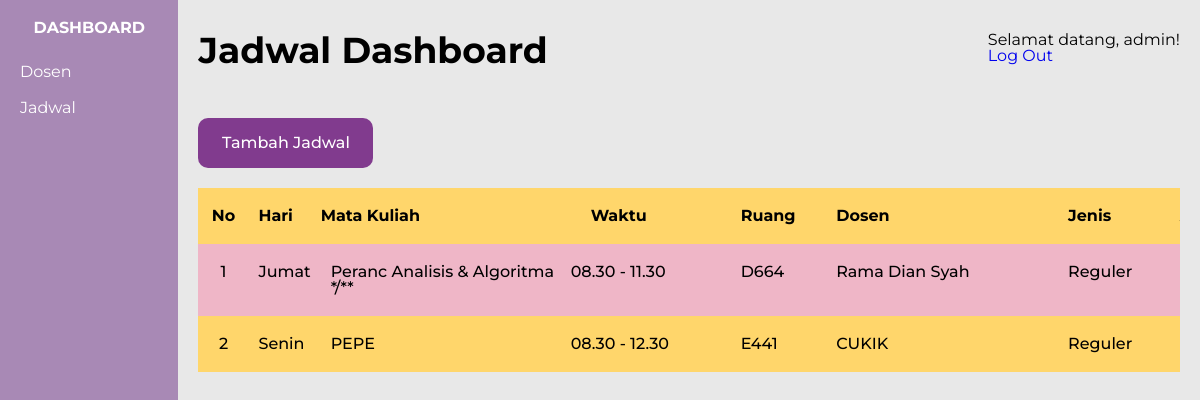
The page /web/Php/admin/jadwal/jadwal.php (signed in) on the database its author committed.
### tables this page shows
CREATE TABLE `jadwall` (
  `id_jadwal` int(11) NOT NULL,
  `id_dosen` int(11) NOT NULL,
  `hari` varchar(255) NOT NULL,
  `matakuliah` varchar(255) NOT NULL,
  `waktu` varchar(255) NOT NULL,
  `ruang` varchar(255) NOT NULL,
  `dosen` varchar(255) NOT NULL,
  `jenis` varchar(255) NOT NULL
);

CREATE TABLE `dosen` (
  `id_dosen` int(11) NOT NULL,
  `nama` varchar(255) NOT NULL,
  `matakuliah` varchar(255) NOT NULL,
  `no_telp` varchar(255) NOT NULL
);

### web/Php/admin/jadwal/jadwal.php (the view, shortened to what this page needs)
<?php
include '../../koneksi.php';
$query = "SELECT jadwall.id_jadwal, jadwall.hari, jadwall.waktu, jadwall.ruang, jadwall.jenis,
                 dosen.id_dosen, dosen.nama AS dosen, dosen.matakuliah
          FROM jadwall
          INNER JOIN dosen ON jadwall.id_dosen = dosen.id_dosen";
$result = mysqli_query($koneksi, $query);
?>
<!doctype html>
<html>
<head>
    <link rel="stylesheet" href="../../../Css/admin/jadwal.css" />
    <link rel="stylesheet" href="../../../Css/sidebar.css" />
</head>
<body>
    <div class="side">
        <aside class="sidebar">
            <h1 class="side-head">DASHBOARD</h1>
            <div class="side-items">
                <a href="../dosen/dosen.php" class="side-link">Dosen</a>
                <a href="jadwal.php" class="side-link">Jadwal</a>
            </div>
        </aside>
        <main class="jarakmain">
            <div class="headline">
                <h1 class="dosenheding">Jadwal Dashboard</h1>
               <div class="logout">
                    <h1>Selamat datang, <?php echo $_SESSION['username']; ?>!</h1>
                    <a href="../../logout.php" class="logout">Log Out</a>
                </div>
            </div>
            <a href="inputjadwal.php" class="tambahdosen">Tambah Jadwal</a>
            <div class="jarak-bawah">
                <table class="lebartabel">
                    <thead>
                        <tr class="rowtable1">
                            <th class="headtable1">No</th>
                            <th class="headtable2">Hari</th>
                            <th class="headtable3">Mata Kuliah</th>
                            <th class="headtable4">Waktu</th>
                            <th class="headtable5">Ruang</th>
                            <th class="headtable6">Dosen</th>
                            <th class="headtable7">Jenis</th>
                        </tr>
                    </thead>
                    <tbody>
                        <?php
                        $no = 1;
                        while ($row = mysqli_fetch_assoc($result)) {
                            $hari = $row['hari'];
                            $matakuliah = $row['matakuliah'];
                            $waktu = $row['waktu'];
                            $ruang = $row['ruang'];
                            $dosen = $row['dosen'];
                            $jenis = $row['jenis'];
                            ?>
                            <tr class="rowtabel2">
                                <td class="tabledata1"><?php echo $no++; ?></td>
                                <td class="tabledata3"><?php echo $hari; ?></td>
                                <td class="tabledata4"><?php echo $matakuliah; ?></td>
                                <td class="tabledata5"><?php echo $waktu; ?></td>
                                <td class="tabledata6"><?php echo $ruang; ?></td>
                                <td class="tabledata7"><?php echo $dosen; ?></td>
                                <td class="tabledata8"><?php echo $jenis; ?></td>
                            </tr>
                        <?php
                        }
                        ?>
                    </tbody>
                </table>
            </div>
        </main>
    </div>
</body>
</html>

### web/Css/admin/jadwal.css (style rules this page uses)
html, body, div, span, applet, object, iframe, h1, h2, h3, h4, h5, h6, p, blockquote, pre, a, abbr, acronym, address, big, cite, code, del, dfn, em, img, ins, kbd, q, s, samp, small, strike, strong, sub, sup, tt, var, b, u, i, center, dl, dt, dd, ol, ul, li, fieldset, form, label, legend, table, caption, tbody, tfoot, thead, tr, th, td, article, aside, canvas, details, embed, figure, figcaption, footer, header, hgroup, menu, nav, output, ruby, section, summary, time, mark, audio, video { margin: 0; padding: 0; border: 0; font-size: 100%; font: inherit; vertical-align: baseline; }
article, aside, details, figcaption, figure, footer, header, hgroup, menu, nav, section { display: block; }
body { line-height: 1; }
table { border-collapse: collapse; border-spacing: 0; }
body { background-color: #E8E8E8; margin: 0; padding: 0; font-family: 'montserrat', 'Times New Roman', Times, serif; }
.side { display: flex; }
.sidebar { background-color: #A889B5; width: 200px; height: 100vh; }
.jarakmain { margin-left: 1.25rem; margin-right: 1.25rem; overflow-y: auto; height: 100vh; scroll-behavior: smooth; scrollbar-width: none; }
.dosenheding { font-size: 36px; font-weight: bold; margin-top: 2rem; }
.tambahdosen { width: 175px; height: 50px; background-color: #813B8E; border-radius: 10px; color: white; display: flex; justify-content: center; align-items: center; -webkit-border-radius: 10px; -moz-border-radius: 10px; -ms-border-radius: 10px; -o-border-radius: 10px; margin-top: 50px; margin-bottom: 20px; text-decoration: none; font-weight: 500; }
.lebartabel { width: 1100px; text-align: left; border-collapse: collapse; table-layout: auto; }
thead tr { background-color: #FFD66B; }
tbody tr:nth-child(odd) { background-color: #EFB6C7; }
tbody tr:nth-child(even) { background-color: #FFD66B; }
.rowtable1 { font-weight: bold; }
td { font-weight: 500; }
table { padding-top: 20px; padding-bottom: 20px; }
.headtable1 { width: 50px; text-align: center; padding-top: 20px; padding-bottom: 20px; }
.tabledata1 { text-align: center; padding-top: 20px; padding-bottom: 20px; }
.headtable2 { width: 50px; padding-top: 20px; padding-bottom: 20px; padding-left: 10px; }
.headtable3 { width: 250px; padding-top: 20px; padding-bottom: 20px; padding-left: 10px; }
.tabledata3 { text-align: left; padding-top: 20px; padding-bottom: 20px; padding-left: 10px; }
.headtable4 { width: 150px; padding-top: 20px; padding-bottom: 20px; padding-left: 20px; }
.tabledata4 { text-align: left; padding-top: 20px; padding-bottom: 20px; padding-left: 20px; }
.headline { display: flex; justify-content: space-between; }
.logout { text-decoration: none; margin-top: 2rem; }
.rowtabel2 { font-weight: 500; }
.jarak-bawah { padding-bottom: 50px; }

### web/Css/sidebar.css (style rules this page uses)
html, body, div, span, applet, object, iframe, h1, h2, h3, h4, h5, h6, p, blockquote, pre, a, abbr, acronym, address, big, cite, code, del, dfn, em, img, ins, kbd, q, s, samp, small, strike, strong, sub, sup, tt, var, b, u, i, center, dl, dt, dd, ol, ul, li, fieldset, form, label, legend, table, caption, tbody, tfoot, thead, tr, th, td, article, aside, canvas, details, embed, figure, figcaption, footer, header, hgroup, menu, nav, output, ruby, section, summary, time, mark, audio, video { margin: 0; padding: 0; border: 0; font-size: 100%; font: inherit; vertical-align: baseline; }
article, aside, details, figcaption, figure, footer, header, hgroup, menu, nav, section { display: block; }
body { line-height: 1; }
table { border-collapse: collapse; border-spacing: 0; }
body { background-color: #e8e8e8; margin: 0; padding: 0; font-family: "montserrat", "Times New Roman", Times, serif; }
.side { display: flex; }
.sidebar { background-color: #a889b5; width: 200px; height: 100vh; }
.side-head { color: white; font-weight: bold; display: flex; justify-content: center; align-items: center; padding-top: 20px; }
.side-items { display: flex; flex-direction: column; padding-left: 20px; gap: 20px; margin-top: 28px; }
.side-link { text-decoration: none; color: white; }

### rows shown on the page
jadwall: hari "Jumat", id_dosen.matakuliah "Peranc Analisis & Algoritma */**", waktu "08.30 - 11.30", ruang "D664", id_dosen.nama "Rama Dian Syah", jenis "Reguler"
jadwall: hari "Senin", id_dosen.matakuliah "PEPE", waktu "08.30 - 12.30", ruang "E441", id_dosen.nama "CUKIK", jenis "Reguler"

### other values the page prints
$_SESSION['username'] "admin"
